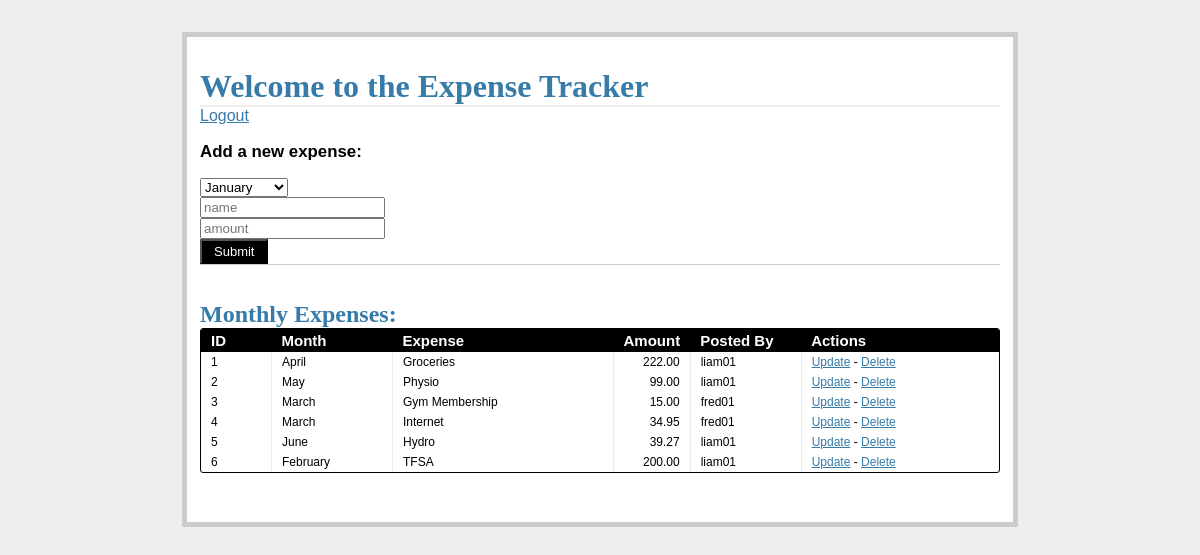
The app's page /expenses/ (signed in), older data.
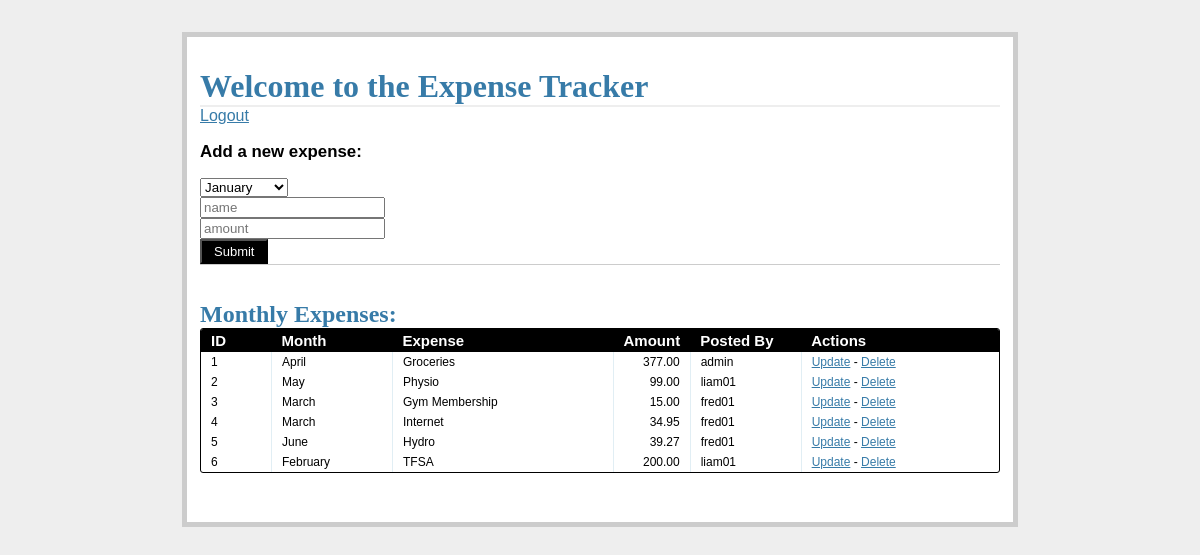
The same page, newer data.
### models.py (models this page shows, shortened)
class Expense(db.Model):
    __tablename__ = "expenses"
    id = db.Column(db.Integer, primary_key=True)
    month = db.Column(db.String, nullable=False)
    name = db.Column(db.String, nullable=False)
    amount = db.Column(db.Float, nullable=False)
    user_id = db.Column(db.Integer, db.ForeignKey('users.id'))

class User(db.Model):
    __tablename__ = 'users'
    id = db.Column(db.Integer, primary_key=True)
    name = db.Column(db.String, unique=True, nullable=False)
    email = db.Column(db.String, unique=True, nullable=False)
    password = db.Column(db.String, nullable=False)
    expenses = db.relationship('Expense', backref='poster')

### views.py (the view)
@app.route('/expenses/', methods=['GET','POST'])
@login_required
def expenses():
    return render_template(
        'expenses.html',
        form=AddExpenseForm(request.form),
        open_expenses=open_expenses()
    )

### forms.py
class AddExpenseForm(Form):
    id = IntegerField()
    month = SelectField(
        'Month',
        validators=[DataRequired()],
        choices=[
        ('January', 'January'), ('February', 'February'), ('March', 'March'),
        ('April', 'April'), ('May', 'May'), ('June', 'June'),
        ('July', 'July'), ('August', 'August'), ('September', 'September'),
        ('October', 'October'), ('November', 'November'), ('December', 'December')
        ]
    )
    name = StringField(
        'Expense', validators=[DataRequired()])
    amount = DecimalField('Amount', validators=[DataRequired()])

### views.py (called while the page is built)
def open_expenses():
    return db.session.query(Expense)\
        .order_by(Expense.id.asc())

def login_required(test):
    @wraps(test)
    def wrap(*args, **kwargs):
        if 'logged_in' in session:
            return test(*args, **kwargs)
        else:
            flash('You need to login first.')
            return redirect(url_for('login'))
    return wrap

### templates/expenses.html (shortened to what this page needs)
{% extends "_base.html" %}
{% block content %}
<h1>Welcome to the Expense Tracker</h1>
<a href="{{ url_for('logout') }}">Logout</a>
<div class="add-task">
  <h3>Add a new expense:</h3>
  <form action="{{ url_for('new_expense') }}" method="post" class="inline-form">
    <div class="input-group">
      {{ form.month(placeholder="month") }}
    </div>
    <div class="input-group">
      {{ form.name(placeholder="name") }}
    </div>
    <div class="input-group">
      {{ form.amount(placeholder="amount") }}
    </div>
    <div class="input-group">
      <button class="button" type="submit">Submit</button>
    </div>
</div>
<div class="entries">
  <br>
  <br>
  <h2>Monthly Expenses:</h2>
  <div class="datagrid">
    <table>
      <thead>
        <tr>
          <th width="50px"><strong>ID</strong></th>
          <th width="100px"><strong>Month</strong></th>
          <th width="200px"><strong>Expense</strong></th>
          <th width="50px"><strong>Amount</strong></th>
          <th width="90px"><strong>Posted By</strong></th>
          <th><strong>Actions</strong></th>
        </tr>
      </thead>
      {% for expense in open_expenses %}
        <tr>
          <td width="50px">{{ expense.id }}</td>
          <td width="100px">{{ expense.month }}</td>
          <td width="200px">{{ expense.name }}</td>
          <td width="50px" style="text-align: right;">{{'%0.2f' % expense.amount|float }}</td>
          <td width="90px">{{ expense.poster.name }}</td>
          <td>
            <a href="{{ url_for('update', expense_id = expense.id) }}">Update</a> -
            <a href="{{ url_for('delete', expense_id = expense.id) }}">Delete</a>
          </td>
        </tr>
      {% endfor %}
    </table>
  </div>
  <br>
  <br>
</div>
{% endblock %}

### templates/_base.html (shortened to what this page needs)
<!DOCTYPE html>
<html>
<head>
    <link rel="stylesheet" href="{{ url_for('static', filename='css/main.css') }}">
</head>
<body>
    <div class="page">
        <br>
        {% block content %}
        {% endblock %}
    </div>
</body>
</html>

### static/css/main.css (style rules this page uses)
body { font-family: sans-serif; background: #eee; }
a, h1, h2 { color: #377BA8; }
h1, h2 { font-family: 'Georgia', serif; margin: 0; }
h1 { border-bottom: 2px solid #eee; }
h2 { font-size: 1.5em; }
.page { margin: 2em auto; width: 50em; border: 5px solid #ccc; padding: 0.8em; background: white; }
.entries { list-style: none; margin: 0; padding: 0; }
.add-task { font-size: 0.9em; border-bottom: 1px solid #ccc; }
.datagrid table { border-collapse: collapse; text-align: left; width: 100%; }
.datagrid { background: #fff; overflow: hidden; border: 1px solid #000000; border-radius: 3px; }
.datagrid table td, .datagrid table th { padding: 3px 10px; }
.datagrid table thead th { background-color:#000000; color:#FFFFFF; font-size: 15px; font-weight: bold; }
.datagrid table thead th:first-child { border: none; }
.datagrid table tbody td { color: #000000; border-left: 1px solid #E1EEF4; font-size: 12px; font-weight: normal; }
.datagrid table tbody td:first-child { border-left: none; }
.datagrid table tbody tr:last-child td { border-bottom: none; }
.button { background-color:#000; display:inline-block; color:#ffffff; font-size:13px; padding:3px 12px; margin: 0; text-decoration:none; position:relative; }

Row changes from the older to the newer data that the page shows:
changed Expense "April": amount "222.00" → "377.00"; poster.name "liam01" → "admin"
changed Expense "June": poster.name "liam01" → "fred01"
